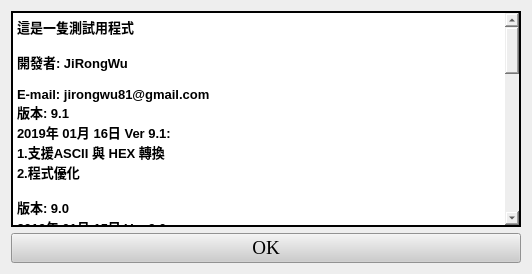
<?xml version="1.0" encoding="UTF-8"?>
<ui version="4.0">
 <class>Form</class>
 <widget class="QWidget" name="Form">
  <property name="geometry">
   <rect>
    <x>0</x>
    <y>0</y>
    <width>532</width>
    <height>274</height>
   </rect>
  </property>
  <property name="windowTitle">
   <string>About</string>
  </property>
  <property name="styleSheet">
   <string notr="true">QWidget{
	background-color: #EEEEEE;
}

QPushButton{
	background-color: 	#CCCCCC;
	color: rgb(0, 0, 0);
	font: 75 14pt &quot;Times New Roman&quot;;
}
QPushButton:hover{
	background-color: #0078D4;
	color: rgb(255, 255, 255);
	font: 14pt &quot;Calibri&quot;;
}
QTextEdit{
	background-color: #FFFFFF;
	color: rgb(0, 0, 0);
	border-width: 2px;
	border-color: rgb(0, 0, 0);
}</string>
  </property>
  <layout class="QVBoxLayout" name="verticalLayout">
   <item>
    <widget class="QTextEdit" name="textEdit">
     <property name="frameShape">
      <enum>QFrame::WinPanel</enum>
     </property>
     <property name="frameShadow">
      <enum>QFrame::Plain</enum>
     </property>
     <property name="lineWidth">
      <number>2</number>
     </property>
     <property name="midLineWidth">
      <number>0</number>
     </property>
     <property name="readOnly">
      <bool>true</bool>
     </property>
     <property name="html">
      <string>&lt;!DOCTYPE HTML PUBLIC &quot;-//W3C//DTD HTML 4.0//EN&quot; &quot;http://www.w3.org/TR/REC-html40/strict.dtd&quot;&gt;
&lt;html&gt;&lt;head&gt;&lt;meta name=&quot;qrichtext&quot; content=&quot;1&quot; /&gt;&lt;style type=&quot;text/css&quot;&gt;
p, li { white-space: pre-wrap; }
&lt;/style&gt;&lt;/head&gt;&lt;body style=&quot; font-family:'PMingLiU'; font-size:9pt; font-weight:400; font-style:normal;&quot;&gt;
&lt;p style=&quot; margin-top:0px; margin-bottom:0px; margin-left:0px; margin-right:0px; -qt-block-indent:0; text-indent:0px;&quot;&gt;&lt;span style=&quot; font-size:10pt; font-weight:600;&quot;&gt;這是一隻測試用程式&lt;/span&gt;&lt;/p&gt;
&lt;p style=&quot;-qt-paragraph-type:empty; margin-top:0px; margin-bottom:0px; margin-left:0px; margin-right:0px; -qt-block-indent:0; text-indent:0px; font-size:10pt; font-weight:600;&quot;&gt;&lt;br /&gt;&lt;/p&gt;
&lt;p style=&quot; margin-top:0px; margin-bottom:0px; margin-left:0px; margin-right:0px; -qt-block-indent:0; text-indent:0px;&quot;&gt;&lt;span style=&quot; font-size:10pt; font-weight:600;&quot;&gt;開發者: JiRongWu&lt;/span&gt;&lt;/p&gt;
&lt;p style=&quot;-qt-paragraph-type:empty; margin-top:0px; margin-bottom:0px; margin-left:0px; margin-right:0px; -qt-block-indent:0; text-indent:0px; font-size:10pt; font-weight:600;&quot;&gt;&lt;br /&gt;&lt;/p&gt;
&lt;p style=&quot; margin-top:0px; margin-bottom:0px; margin-left:0px; margin-right:0px; -qt-block-indent:0; text-indent:0px;&quot;&gt;&lt;span style=&quot; font-size:10pt; font-weight:600;&quot;&gt;E-mail: jirongwu81@gmail.com&lt;/span&gt;&lt;/p&gt;
&lt;p style=&quot; margin-top:0px; margin-bottom:0px; margin-left:0px; margin-right:0px; -qt-block-indent:0; text-indent:0px;&quot;&gt;&lt;span style=&quot; font-size:10pt; font-weight:600;&quot;&gt;版本: 9.1&lt;/span&gt;&lt;/p&gt;
&lt;p style=&quot; margin-top:0px; margin-bottom:0px; margin-left:0px; margin-right:0px; -qt-block-indent:0; text-indent:0px;&quot;&gt;&lt;span style=&quot; font-size:10pt; font-weight:600;&quot;&gt;2019年 01月 16日 Ver 9.1:&lt;/span&gt;&lt;/p&gt;
&lt;p style=&quot; margin-top:0px; margin-bottom:0px; margin-left:0px; margin-right:0px; -qt-block-indent:0; text-indent:0px;&quot;&gt;&lt;span style=&quot; font-size:10pt; font-weight:600;&quot;&gt;1.支援ASCII 與 HEX 轉換&lt;/span&gt;&lt;/p&gt;
&lt;p style=&quot; margin-top:0px; margin-bottom:0px; margin-left:0px; margin-right:0px; -qt-block-indent:0; text-indent:0px;&quot;&gt;&lt;span style=&quot; font-size:10pt; font-weight:600;&quot;&gt;2.程式優化&lt;/span&gt;&lt;/p&gt;
&lt;p style=&quot;-qt-paragraph-type:empty; margin-top:0px; margin-bottom:0px; margin-left:0px; margin-right:0px; -qt-block-indent:0; text-indent:0px; font-size:10pt; font-weight:600;&quot;&gt;&lt;br /&gt;&lt;/p&gt;
&lt;p style=&quot; margin-top:0px; margin-bottom:0px; margin-left:0px; margin-right:0px; -qt-block-indent:0; text-indent:0px;&quot;&gt;&lt;span style=&quot; font-size:10pt; font-weight:600;&quot;&gt;版本: 9.0&lt;/span&gt;&lt;/p&gt;
&lt;p style=&quot; margin-top:0px; margin-bottom:0px; margin-left:0px; margin-right:0px; -qt-block-indent:0; text-indent:0px;&quot;&gt;&lt;span style=&quot; font-size:10pt; font-weight:600;&quot;&gt;2019年 01月 15日 Ver 9.0:&lt;/span&gt;&lt;/p&gt;
&lt;p style=&quot; margin-top:0px; margin-bottom:0px; margin-left:0px; margin-right:0px; -qt-block-indent:0; text-indent:0px;&quot;&gt;&lt;span style=&quot; font-size:10pt; font-weight:600;&quot;&gt;1.優化程式&lt;/span&gt;&lt;/p&gt;
&lt;p style=&quot; margin-top:0px; margin-bottom:0px; margin-left:0px; margin-right:0px; -qt-block-indent:0; text-indent:0px;&quot;&gt;&lt;span style=&quot; font-size:10pt; font-weight:600;&quot;&gt;2.並不相容之前的設定&lt;/span&gt;&lt;/p&gt;
&lt;p style=&quot;-qt-paragraph-type:empty; margin-top:0px; margin-bottom:0px; margin-left:0px; margin-right:0px; -qt-block-indent:0; text-indent:0px; font-size:10pt; font-weight:600;&quot;&gt;&lt;br /&gt;&lt;/p&gt;
&lt;p style=&quot; margin-top:0px; margin-bottom:0px; margin-left:0px; margin-right:0px; -qt-block-indent:0; text-indent:0px;&quot;&gt;&lt;span style=&quot; font-size:10pt; font-weight:600;&quot;&gt;版本: 8.0&lt;/span&gt;&lt;/p&gt;
&lt;p style=&quot; margin-top:0px; margin-bottom:0px; margin-left:0px; margin-right:0px; -qt-block-indent:0; text-indent:0px;&quot;&gt;&lt;span style=&quot; font-size:10pt; font-weight:600;&quot;&gt;2018年 04月 02日 Ver 8.0:&lt;/span&gt;&lt;/p&gt;
&lt;p style=&quot; margin-top:0px; margin-bottom:0px; margin-left:0px; margin-right:0px; -qt-block-indent:0; text-indent:0px;&quot;&gt;&lt;span style=&quot; font-size:10pt; font-weight:600;&quot;&gt;1.恢復ASCII 與 Hex轉換功能&lt;/span&gt;&lt;/p&gt;
&lt;p style=&quot;-qt-paragraph-type:empty; margin-top:0px; margin-bottom:0px; margin-left:0px; margin-right:0px; -qt-block-indent:0; text-indent:0px; font-size:10pt; font-weight:600;&quot;&gt;&lt;br /&gt;&lt;/p&gt;
&lt;p style=&quot; margin-top:0px; margin-bottom:0px; margin-left:0px; margin-right:0px; -qt-block-indent:0; text-indent:0px;&quot;&gt;&lt;span style=&quot; font-size:10pt; font-weight:600;&quot;&gt;版本: 7.0&lt;/span&gt;&lt;/p&gt;
&lt;p style=&quot; margin-top:0px; margin-bottom:0px; margin-left:0px; margin-right:0px; -qt-block-indent:0; text-indent:0px;&quot;&gt;&lt;span style=&quot; font-size:10pt; font-weight:600;&quot;&gt;2018年 03月 21日 Ver 7.0:&lt;/span&gt;&lt;/p&gt;
&lt;p style=&quot; margin-top:0px; margin-bottom:0px; margin-left:0px; margin-right:0px; -qt-block-indent:0; text-indent:0px;&quot;&gt;&lt;span style=&quot; font-size:10pt; font-weight:600;&quot;&gt;1.增加timeout 及 delay time 設定欄位&lt;/span&gt;&lt;/p&gt;
&lt;p style=&quot; margin-top:0px; margin-bottom:0px; margin-left:0px; margin-right:0px; -qt-block-indent:0; text-indent:0px;&quot;&gt;&lt;span style=&quot; font-size:10pt; font-weight:600;&quot;&gt;2.優化傳送command方式&lt;/span&gt;&lt;/p&gt;
&lt;p style=&quot;-qt-paragraph-type:empty; margin-top:0px; margin-bottom:0px; margin-left:0px; margin-right:0px; -qt-block-indent:0; text-indent:0px; font-size:10pt; font-weight:600;&quot;&gt;&lt;br /&gt;&lt;/p&gt;
&lt;p style=&quot; margin-top:0px; margin-bottom:0px; margin-left:0px; margin-right:0px; -qt-block-indent:0; text-indent:0px;&quot;&gt;&lt;span style=&quot; font-size:10pt; font-weight:600;&quot;&gt;版本: 6.0&lt;/span&gt;&lt;/p&gt;
&lt;p style=&quot; margin-top:0px; margin-bottom:0px; margin-left:0px; margin-right:0px; -qt-block-indent:0; text-indent:0px;&quot;&gt;&lt;span style=&quot; font-size:10pt; font-weight:600;&quot;&gt;2018年 03月 21日 Ver 6.0:&lt;/span&gt;&lt;/p&gt;
&lt;p style=&quot; margin-top:0px; margin-bottom:0px; margin-left:0px; margin-right:0px; -qt-block-indent:0; text-indent:0px;&quot;&gt;&lt;span style=&quot; font-size:10pt; font-weight:600;&quot;&gt;1.Comport 增加 timeout時間&lt;/span&gt;&lt;/p&gt;
&lt;p style=&quot; margin-top:0px; margin-bottom:0px; margin-left:0px; margin-right:0px; -qt-block-indent:0; text-indent:0px;&quot;&gt;&lt;span style=&quot; font-size:10pt; font-weight:600;&quot;&gt;2.修正PEC NONE發錯誤資料&lt;/span&gt;&lt;/p&gt;
&lt;p style=&quot; margin-top:0px; margin-bottom:0px; margin-left:0px; margin-right:0px; -qt-block-indent:0; text-indent:0px;&quot;&gt;&lt;span style=&quot; font-size:10pt; font-weight:600;&quot;&gt;3.支援PEC 1Byte PEC 2's complement&lt;/span&gt;&lt;/p&gt;
&lt;p style=&quot;-qt-paragraph-type:empty; margin-top:0px; margin-bottom:0px; margin-left:0px; margin-right:0px; -qt-block-indent:0; text-indent:0px; font-size:10pt;&quot;&gt;&lt;br /&gt;&lt;/p&gt;
&lt;p style=&quot; margin-top:0px; margin-bottom:0px; margin-left:0px; margin-right:0px; -qt-block-indent:0; text-indent:0px;&quot;&gt;&lt;span style=&quot; font-size:10pt; font-weight:600;&quot;&gt;版本: 5.0&lt;/span&gt;&lt;/p&gt;
&lt;p style=&quot; margin-top:0px; margin-bottom:0px; margin-left:0px; margin-right:0px; -qt-block-indent:0; text-indent:0px;&quot;&gt;&lt;span style=&quot; font-size:10pt; font-weight:600;&quot;&gt;2018年 01月 26日 Ver 5.0:&lt;/span&gt;&lt;/p&gt;
&lt;p style=&quot; margin-top:0px; margin-bottom:0px; margin-left:0px; margin-right:0px; -qt-block-indent:0; text-indent:0px;&quot;&gt;&lt;span style=&quot; font-size:10pt; font-weight:600;&quot;&gt;1.修正UI畫面&lt;/span&gt;&lt;/p&gt;
&lt;p style=&quot; margin-top:0px; margin-bottom:0px; margin-left:0px; margin-right:0px; -qt-block-indent:0; text-indent:0px;&quot;&gt;&lt;span style=&quot; font-size:10pt; font-weight:600;&quot;&gt;2.增加顯示Macro Command&lt;/span&gt;&lt;/p&gt;
&lt;p style=&quot; margin-top:0px; margin-bottom:0px; margin-left:0px; margin-right:0px; -qt-block-indent:0; text-indent:0px;&quot;&gt;&lt;span style=&quot; font-size:10pt; font-weight:600;&quot;&gt;3.修正Ascii顯示錯誤字串&lt;/span&gt;&lt;/p&gt;
&lt;p style=&quot;-qt-paragraph-type:empty; margin-top:0px; margin-bottom:0px; margin-left:0px; margin-right:0px; -qt-block-indent:0; text-indent:0px; font-size:10pt; font-weight:600;&quot;&gt;&lt;br /&gt;&lt;/p&gt;
&lt;p style=&quot; margin-top:0px; margin-bottom:0px; margin-left:0px; margin-right:0px; -qt-block-indent:0; text-indent:0px;&quot;&gt;&lt;span style=&quot; font-size:10pt; font-weight:600;&quot;&gt;2018年 01月 22日 Ver 4.0:&lt;/span&gt;&lt;/p&gt;
&lt;p style=&quot; margin-top:0px; margin-bottom:0px; margin-left:0px; margin-right:0px; -qt-block-indent:0; text-indent:0px;&quot;&gt;&lt;span style=&quot; font-size:10pt; font-weight:600;&quot;&gt;1.增加主畫面及Setting command按鈕&lt;/span&gt;&lt;/p&gt;
&lt;p style=&quot;-qt-paragraph-type:empty; margin-top:0px; margin-bottom:0px; margin-left:0px; margin-right:0px; -qt-block-indent:0; text-indent:0px; font-size:10pt;&quot;&gt;&lt;br /&gt;&lt;/p&gt;
&lt;p style=&quot; margin-top:0px; margin-bottom:0px; margin-left:0px; margin-right:0px; -qt-block-indent:0; text-indent:0px;&quot;&gt;&lt;span style=&quot; font-size:10pt; font-weight:600;&quot;&gt;2018年 01月 10日 Ver 3.0:&lt;/span&gt;&lt;/p&gt;
&lt;p style=&quot; margin-top:0px; margin-bottom:0px; margin-left:0px; margin-right:0px; -qt-block-indent:0; text-indent:0px;&quot;&gt;&lt;span style=&quot; font-size:10pt; font-weight:600;&quot;&gt;1介面優化&lt;/span&gt;&lt;/p&gt;
&lt;p style=&quot; margin-top:0px; margin-bottom:0px; margin-left:0px; margin-right:0px; -qt-block-indent:0; text-indent:0px;&quot;&gt;&lt;span style=&quot; font-size:10pt; font-weight:600;&quot;&gt;2.支持Baud Rate在連接時轉換&lt;/span&gt;&lt;/p&gt;
&lt;p style=&quot; margin-top:0px; margin-bottom:0px; margin-left:0px; margin-right:0px; -qt-block-indent:0; text-indent:0px;&quot;&gt;&lt;span style=&quot; font-size:10pt; font-weight:600;&quot;&gt;3.PEC新增NONE及2Byte PEC 2's complement&lt;/span&gt;&lt;/p&gt;&lt;/body&gt;&lt;/html&gt;</string>
     </property>
    </widget>
   </item>
   <item>
    <widget class="QPushButton" name="exit_btn">
     <property name="font">
      <font>
       <family>Times New Roman</family>
       <pointsize>14</pointsize>
       <weight>9</weight>
       <italic>false</italic>
       <bold>false</bold>
      </font>
     </property>
     <property name="text">
      <string>OK</string>
     </property>
    </widget>
   </item>
  </layout>
 </widget>
 <resources/>
 <connections/>
</ui>
